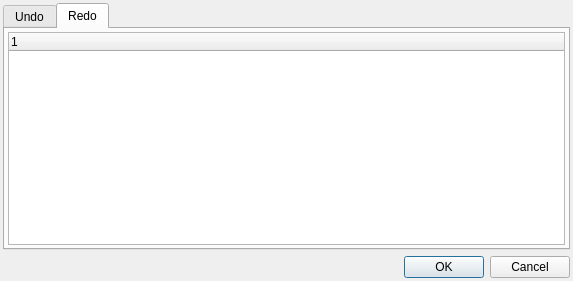
<?xml version="1.0" encoding="UTF-8"?>
<ui version="4.0">
 <class>fm_UndoRedo</class>
 <widget class="QDialog" name="fm_UndoRedo">
  <property name="geometry">
   <rect>
    <x>0</x>
    <y>0</y>
    <width>573</width>
    <height>281</height>
   </rect>
  </property>
  <property name="windowTitle">
   <string>UndoRedo</string>
  </property>
  <layout class="QVBoxLayout" name="verticalLayout">
   <property name="margin">
    <number>3</number>
   </property>
   <item>
    <widget class="QTabWidget" name="tabWidget">
     <property name="currentIndex">
      <number>1</number>
     </property>
     <widget class="QWidget" name="undoTab">
      <attribute name="title">
       <string>Undo</string>
      </attribute>
      <layout class="QGridLayout" name="gridLayout_2">
       <property name="margin">
        <number>3</number>
       </property>
       <item row="0" column="0">
        <widget class="QTreeWidget" name="treeWdUndo">
         <column>
          <property name="text">
           <string notr="true">1</string>
          </property>
         </column>
        </widget>
       </item>
      </layout>
     </widget>
     <widget class="QWidget" name="redoTab">
      <attribute name="title">
       <string>Redo</string>
      </attribute>
      <layout class="QGridLayout" name="gridLayout">
       <property name="margin">
        <number>3</number>
       </property>
       <item row="0" column="0">
        <widget class="QTreeWidget" name="treeWdRedo">
         <column>
          <property name="text">
           <string notr="true">1</string>
          </property>
         </column>
        </widget>
       </item>
      </layout>
     </widget>
    </widget>
   </item>
   <item>
    <widget class="QDialogButtonBox" name="buttonBox">
     <property name="orientation">
      <enum>Qt::Horizontal</enum>
     </property>
     <property name="standardButtons">
      <set>QDialogButtonBox::Cancel|QDialogButtonBox::Ok</set>
     </property>
    </widget>
   </item>
  </layout>
 </widget>
 <resources/>
 <connections>
  <connection>
   <sender>buttonBox</sender>
   <signal>accepted()</signal>
   <receiver>fm_UndoRedo</receiver>
   <slot>accept()</slot>
   <hints>
    <hint type="sourcelabel">
     <x>248</x>
     <y>254</y>
    </hint>
    <hint type="destinationlabel">
     <x>157</x>
     <y>274</y>
    </hint>
   </hints>
  </connection>
  <connection>
   <sender>buttonBox</sender>
   <signal>rejected()</signal>
   <receiver>fm_UndoRedo</receiver>
   <slot>reject()</slot>
   <hints>
    <hint type="sourcelabel">
     <x>316</x>
     <y>260</y>
    </hint>
    <hint type="destinationlabel">
     <x>286</x>
     <y>274</y>
    </hint>
   </hints>
  </connection>
 </connections>
</ui>
